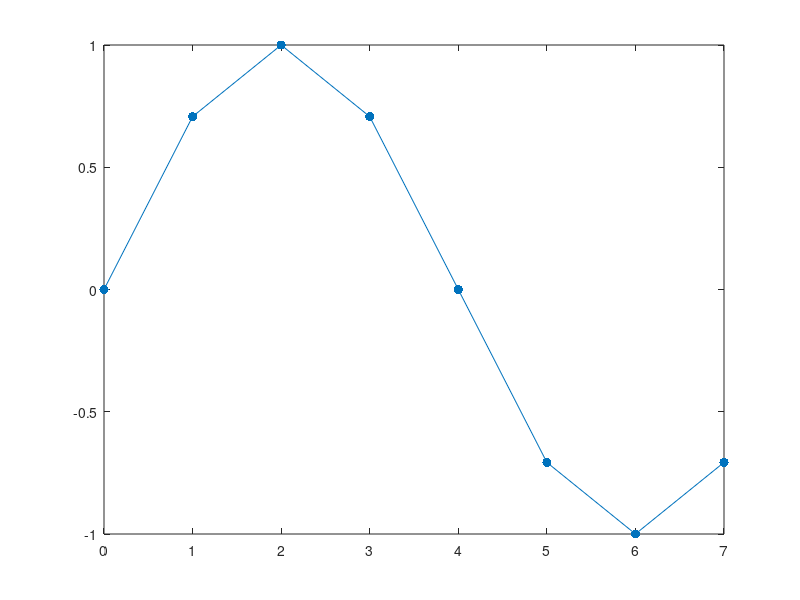

Here is the MATLAB script that generated this plot: (Note: this script raises an error after producing the figure.)
clc, close all, clear variables
x = 0:7;
y = sin(2*pi*1/8*x);

figure()
plot(x,y,'.-','MarkerSize',20)
y_new = linear_interp(y,2);
hold on
plot(x,y_new,'.-','MarkerSize',20)

%not finished yet
function y_out = linear_interp(y,ratio)
    x = 1:length(y);
    x_adjusted = x.*ratio
    y_out = y;
    lin_eqs = ones(1,length(y)-1); %pt slope eqs
    k = 1:length(y)-1
        dy = y(k+1) - y(k);
        dx = x_adjusted(k+1) - x_adjusted(k);
        slope = (dy)./(dx)
        lin_eqs(k) = slope.*(dx) + y(k) %y values
    if(ratio < 1) %repeat
        return
    else %cutoff
        return
    end
end
